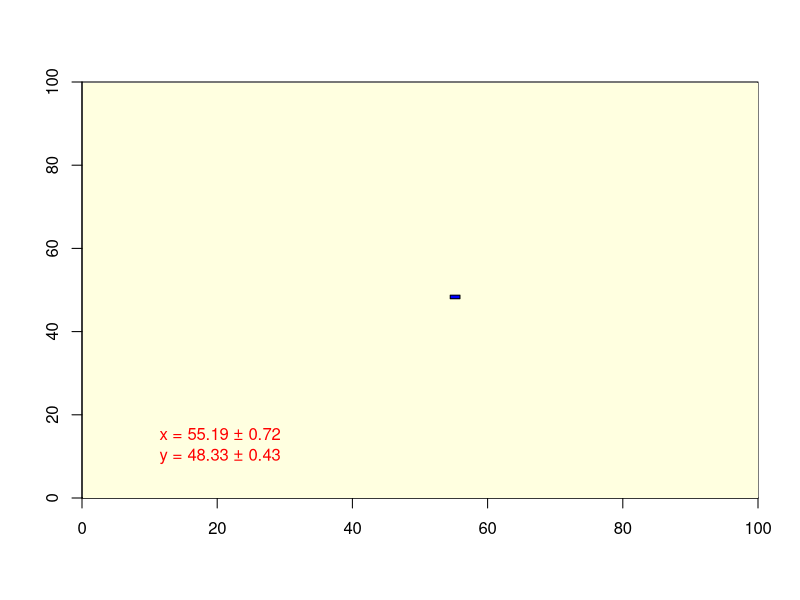
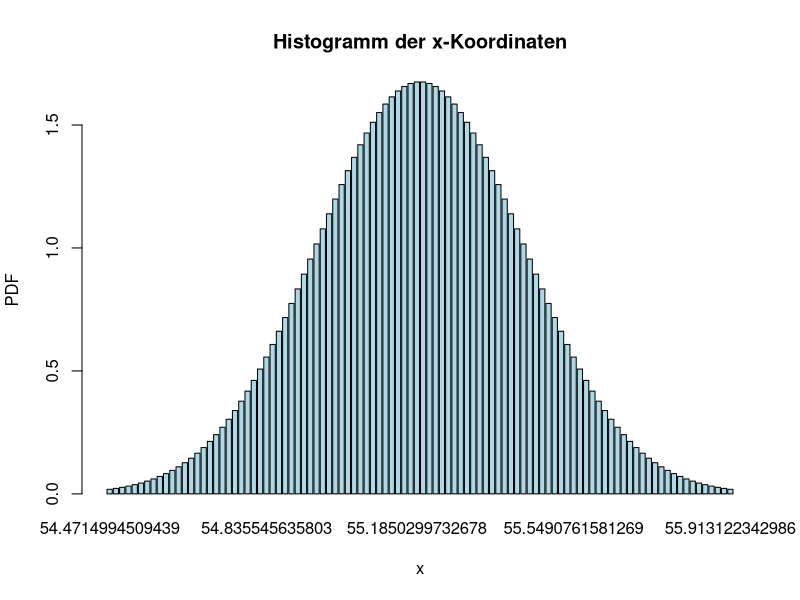
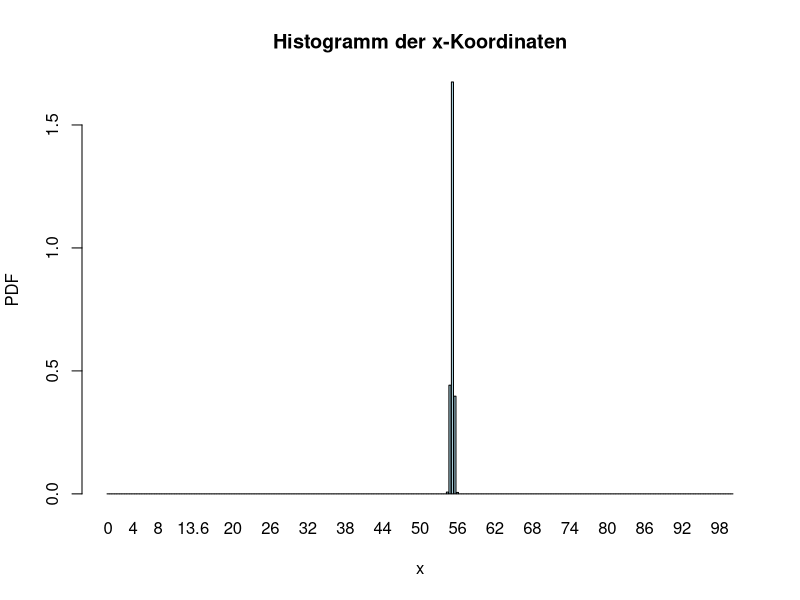
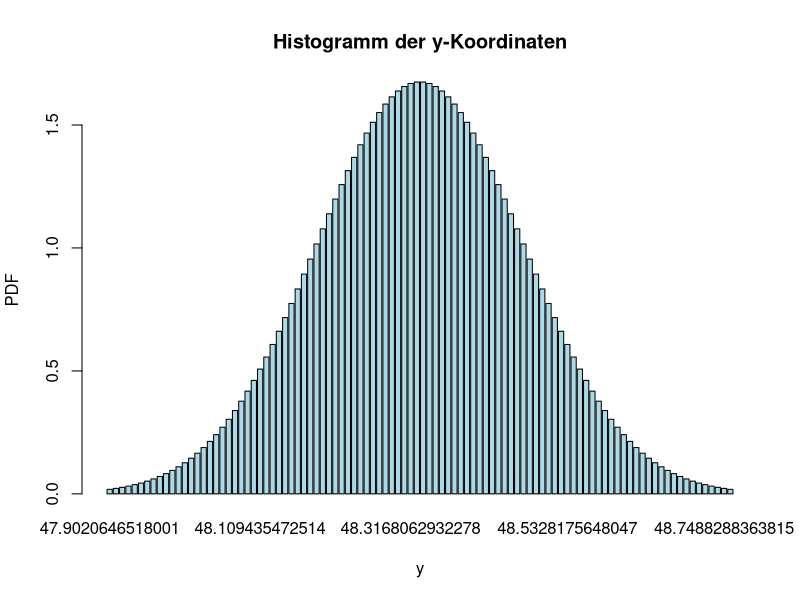
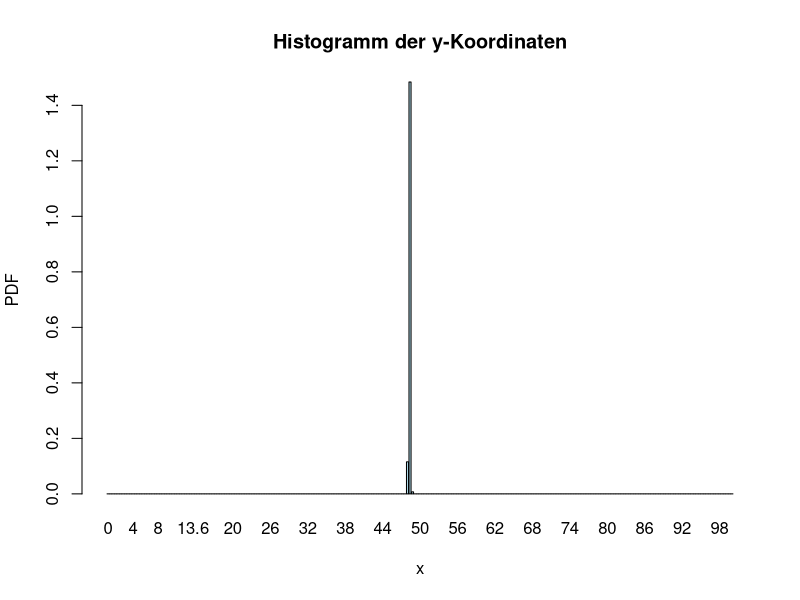
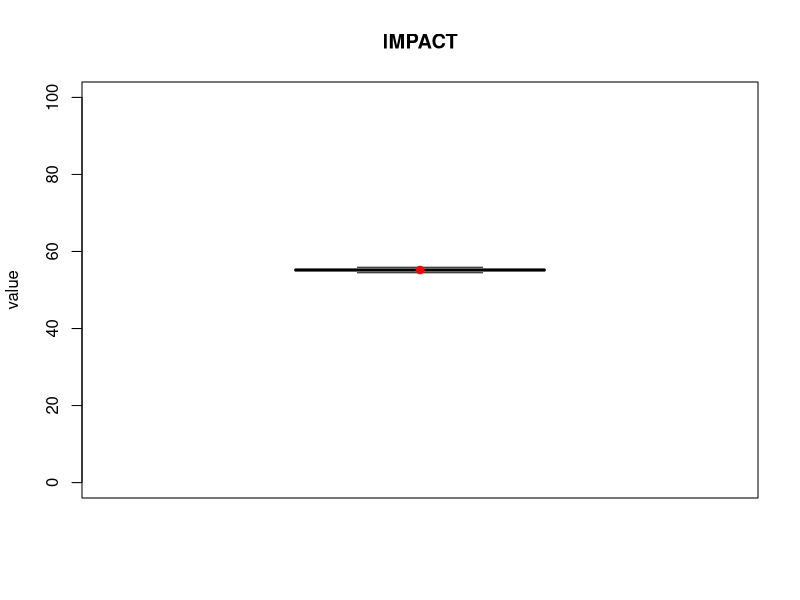
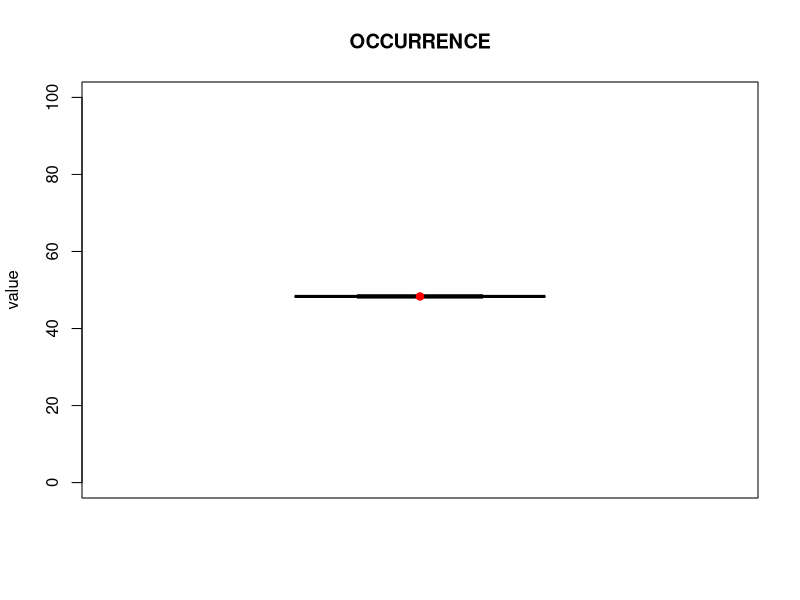

Write R code to recreate these figures, in order. (Note: this script raises an error after producing the figures.)
library(plotrix)
library(dplyr)
library(ggplot2)
library(grid)
library(RColorBrewer)


answerstable <- read.csv(file = 'myapp/data/RQ1_corrected_scaled.csv', header=TRUE) #importiere das answers file

dfall <- answerstable %>% filter(QUES2SURV_METHOD == "classic" & ANS2SURV_ANSWERED == 1)
scenarios <- as.data.frame(table(dfall$QUES_ID))
numberscenarios  <- nrow(scenarios)

dfcalc <- data.frame(Index = character(), x = numeric(), x_3xsigma = numeric(), x_min = numeric(), x_max = numeric(), y = numeric(), y_3xsigma = numeric(), y_min = numeric(), y_max = numeric())


for (anz in 1:1){#numberscenarios) {
  actualscenario =as.vector(scenarios[anz,1])
  scen_text <- (paste0("Scenario", actualscenario))
  scentext <- (paste0("", actualscenario))
  print (scentext)
  Daten <- answerstable %>% filter(QUES2SURV_METHOD == "classic" & ANS2SURV_ANSWERED == 1 & QUES_ID == actualscenario)  
  numberofanswers <- nrow(Daten)  
 
# Hinzufügen vom mü und sigma (Artikel Seite 94, Formel (1):

Daten[,"x_mü"] <- (Daten[,"scaled_X1"]+Daten[,"scaled_X2"])/2
Daten[,"x_sigma"] <- (Daten[,"scaled_X2"]-Daten[,"scaled_X1"])/6   # korrigierte Formel
Daten[,"y_mü"] <- (Daten[,"scaled_Y1"]+Daten[,"scaled_Y2"])/2
Daten[,"y_sigma"] <- (Daten[,"scaled_Y2"]-Daten[,"scaled_Y1"])/6   # korrigierte Formel



# Pooling nach dem Algorithmus

# Anzahl an Probanden: 
N <- length(Daten[,1])


# Anzahl an Pooling-Iterationen:
p.max <- 10000

# Wert für delta-Abbruchkriterium und epsilon
delta <- 0.0001
epsilon <- 1 # (vgl. Seite 96, Abschnitt B)

# Vorinitialisierung
M <- Daten[,"x_mü"]
S <- Daten[,"x_sigma"]
p.Abbruch <- NA
Weights <- diag(rep(1,N))


# Zum Testen:
#M <- c(0.26,0.255,0.43,0.315)
#S <- c(0.03333333333333333333,0.0183333333333333333,0.03333333333333333,0.028333333333333333)
#N <- 4
#Weights <- diag(rep(1,N))

# Start der for-Schleife
S.0 <- S
for(p in 1:p.max){
  if( max(abs(M - M[1]), na.rm = TRUE) > delta ){
  #if( max(abs(M-M[1])) > delta ){  # falls das Abbruchkriterium noch nicht erfüllt ist
    
    c.L <- list()
    S.alt <- S
    for(j in 1:N){
      
      c.j <- 1/(epsilon+abs(M-M[j]))
      c.j <- c.j/sum(c.j)    # Normalisierung, dass die Summe der c.j-Gewichte gleich 1 ist (Korrektur eines weiteren Fehlers im Artikel)
      
      S[j] <- sqrt(1/(N*sum(c.j/S.alt^2)))      # Update von Sigma für den Probanden j
      M[j] <- S[j]^2 * N * sum(M*c.j/S.alt^2)   # Update von mü für den Probanden j
      
      c.L[[j]] <- c.j    # wird unten gebraucht, daher Abspeichern als Liste
      
    }
    
    Weights.Matrix <- matrix(NA,ncol=N,nrow=N)
    for(j in 1:N){
      c.j <- c.L[[j]]   # aus der Liste der c.j-Koeffizienten
      for(k in 1:N){
        Weights.Matrix[j,k] <- S[j]^2 * N * c.j[k]/S.alt[k]^2
      }
    }
    Weights <- Weights.Matrix%*%Weights  
    S <- sqrt(S^2/sum(S^2))
    
    p.Abbruch <- p
    
  }
}
p_x <- p.Abbruch
M_x <- M
s1_x <-  sqrt(sum(S.0^2*Weights[1,]^2))
sigma3_x <-  3*(sqrt(sum(S.0^2*Weights[1,]^2)))
Weights_x <- Weights

rm(Weights)

p.Abbruch <- NA
Weights <- diag(rep(1,N))
M <- Daten[,"y_mü"]
S <- Daten[,"y_sigma"]


# Zum Testen:
#M <- c(0.26,0.255,0.43,0.315)
#S <- c(0.03333333333333333333,0.0183333333333333333,0.03333333333333333,0.028333333333333333)
#N <- 4
#Weights <- diag(rep(1,N))

# Start der for-Schleife
S.0 <- S
for(p in 1:p.max){
  if( max(abs(M - M[1]), na.rm = TRUE) > delta ){
  #if( max(abs(M-M[1])) > delta ){  # falls das Abbruchkriterium noch nicht erfüllt ist
    
    c.L <- list()
    S.alt <- S
    for(j in 1:N){
      
      #if(is.na(S[j]) || is.na(S.alt[k]) || is.na(c.j[k]) || S[j] == 0 || S.alt[k] == 0 || c.j[k] == 0){
      #  next  # überspringt den aktuellen Durchlauf der Schleife
      #}
       
      
      c.j <- 1/(epsilon+abs(M-M[j]))
      c.j <- c.j/sum(c.j)    # Normalisierung, dass die Summe der c.j-Gewichte gleich 1 ist (Korrektur eines weiteren Fehlers im Artikel)
      
      S[j] <- sqrt(1/(N*sum(c.j/S.alt^2)))      # Update von Sigma für den Probanden j
      M[j] <- S[j]^2 * N * sum(M*c.j/S.alt^2)   # Update von mü für den Probanden j
      
      c.L[[j]] <- c.j    # wird unten gebraucht, daher Abspeichern als Liste
      
    }
    
    Weights.Matrix <- matrix(NA,ncol=N,nrow=N)
    for(j in 1:N){
      c.j <- c.L[[j]]   # aus der Liste der c.j-Koeffizienten
      for(k in 1:N){
        #if(j > length(c.L)){
        #  next  # überspringt den aktuellen Durchlauf der Schleife
        #}
        Weights.Matrix[j,k] <- S[j]^2 * N * c.j[k]/S.alt[k]^2
      }
    }
    Weights <- Weights.Matrix%*%Weights  
    S <- sqrt(S^2/sum(S^2))
    
    p.Abbruch <- p
    
  }
}
p_y <- p.Abbruch
M_y <- M
s1_y <-  sqrt(sum(S.0^2*Weights[1,]^2))
sigma3_y <-  3*(sqrt(sum(S.0^2*Weights[1,]^2)))
Weights_y <- Weights
rm(Weights)
#colnames(df) <- c("Index", "x", "x_3xSigma", "x_min", "x_max", "y", "y_3xSigma", "y_min", "y_max")
dfcalc <- rbind(dfcalc,data.frame(Index = actualscenario, x = M_x[1], x_3xsigma = sigma3_x, x_min=(M_x[1]-sigma3_x), x_max=(M_x[1]+sigma3_x), y = M_y[1], y_3xsigma = sigma3_y, y_min=(M_y[1]-sigma3_y), y_max=(M_y[1]+sigma3_y)))
print (dfcalc)
actualscenario = as.vector(scenarios[anz,1])
print (anz)
print (actualscenario)
scentext <- (paste0("", actualscenario))
filetitle <- (paste0("myapp/pictures/21_pooling_wachter/",scentext,".png"))


plot(x = 0, y = 0, type = "n", xlim = c(0, 100), ylim = c(0, 100), xlab = "", ylab = "", xaxs = "i", yaxs = "i")
rect(0.2, 0.05, 100, 99.8, col = "lightyellow", border = NA)
#axis(1)
#axis(2)
#box()

#plot(1, 1, type = "n", xlim = c(0, 100), ylim = c(0, 100), xlab = "", ylab = "", asp = 1,panel.first = rect(0, 0, 100, 100, col = "lightyellow"), xaxs = "i", yaxs = "i")



# Rechteck mit den gegebenen Koordinaten
rect(xleft = dfcalc[anz,4], ybottom = dfcalc[anz,8], xright = dfcalc[anz,5], ytop = dfcalc[anz,9], col = "blue")
x_label <- (paste0("x = ",round(dfcalc[anz,2], digits = 2), " ± ", round(dfcalc[anz,3], digits = 2)))
y_label <- (paste0("y = ",round(dfcalc[anz,6], digits = 2), " ± ", round(dfcalc[anz,7], digits = 2)))

text(x = 10, y = 15, labels = x_label, col = "red", cex = 1, font = 1, pos = 4)
text(x = 10, y = 10, labels = y_label, col = "red", cex = 1, font = 1, pos = 4)

#####

mean_x <- dfcalc[anz, "x"]
sd_x <- dfcalc[anz, "x_3xsigma"] / 3

mean_y <- dfcalc[anz, "y"]
sd_y <- dfcalc[anz, "y_3xsigma"] / 3


# Werte für die x-Achse generieren
x <- seq(mean_x - 3 * sd_x, mean_x + 3 * sd_x, length = 100)

# PDF für die x-Koordinaten 
pdf_x <- dnorm(x, mean = mean_x, sd = sd_x)*(6*sd_x/length(x))*numberofanswers

print (numberofanswers)
print (sum(pdf_x))

# Werte für die y-Achse generieren
y <- seq(mean_y - 3 * sd_y, mean_y + 3 * sd_y, length = 100)

# PDF für die y-Koordinaten berechnen
pdf_y <- dnorm(y, mean = mean_y, sd = sd_y)*(6*sd_y/length(y))*numberofanswers

#



# Histogramm für x-Koordinaten
barplot(pdf_x, names.arg = x, col = "lightblue", border = "black", xlab = "x", ylab = "PDF",main = "Histogramm der x-Koordinaten")

#x_scale <- seq(0, 100, length = 100)
x_scale <- seq(0, 100, by = 0.4)
pdf_x_scale <- dnorm(x_scale, mean = mean_x, sd = sd_x)*(6*sd_x/length(x))*numberofanswers
barplot(pdf_x_scale, names.arg = x_scale, col = "lightblue", border = "black", xlab = "x", ylab = "PDF",main = "Histogramm der x-Koordinaten")

# Histogramm für y-Koordinaten
barplot(pdf_y, names.arg = y, col = "lightblue", border = "black", xlab = "y", ylab = "PDF", main = "Histogramm der y-Koordinaten")

#y_scale <- seq(0, 100, length = 100)
y_scale <- seq(0, 100, by = 0.4)
pdf_y_scale <- dnorm(y_scale, mean = mean_y, sd = sd_y)*(6*sd_y/length(y))*numberofanswers
barplot(pdf_y_scale, names.arg = y_scale, col = "lightblue", border = "black", xlab = "x", ylab = "PDF",main = "Histogramm der y-Koordinaten")



# Berechnung von Median, erstes Quartil, drittes Quartil und Interquartilrange für x-Koordinaten
median_x <- mean_x
q1_x <- qnorm(0.25,mean_x,sd_x)
q3_x <- qnorm(0.75,mean_x,sd_x)
iqr_x <- q3_x - q1_x
minimum_x <- mean_x - 3 * sd_x
maximum_x <- mean_x + 3 * sd_x


# Berechnung von Median, erstes Quartil, drittes Quartil und Interquartilrange für y-Koordinaten
median_y <- mean_y
q1_y <- qnorm(0.25,mean_y,sd_y)
q3_y <- qnorm(0.75,mean_y,sd_y)
iqr_y <- q3_y - q1_y
minimum_y <- mean_y - 3 * sd_y
maximum_y <- mean_y + 3 * sd_y

# Ausgabe der Ergebnisse
print("x-Koordinaten:")
print(paste("Mittelwert:", mean_x))
print(paste("Median:", median_x))
print(paste("Standardabweichung:", sd_x))
print(paste("Erstes Quartil:", q1_x))
print(paste("Drittes Quartil:", q3_x))
print(paste("Interquartilrange:", iqr_x))

print("y-Koordinaten:")
print(paste("Mittelwert:", mean_y))
print(paste("Median:", median_y))
print(paste("Standardabweichung:", sd_y))
print(paste("Erstes Quartil:", q1_y))
print(paste("Drittes Quartil:", q3_y))
print(paste("Interquartilrange:", iqr_y))


boxplot_stats_x <- list(stats = matrix(c(minimum_x, q1_x, median_x, q3_x, maximum_x), nrow=5), n=1)
boxplot_stats_y <- list(stats = matrix(c(minimum_y, q1_y, median_y, q3_y, maximum_y), nrow=5), n=1)

directory <- "myapp/pictures/21_wachter_boxplots"
filename <- paste("boxplot_IMPACT_",actualscenario,".png", sep = "")
# Kompletten Dateipfad erstellen
filepath_boxplot <- file.path(directory, filename)

png(filepath_boxplot, width = 200, height = 500)
bxp(boxplot_stats_x, main = "IMPACT", ylab = "value", ylim = c(0, 100))
points(mean_x, col = "red", pch = 19)
dev.off() 

filename <- paste("boxplot_OCCURRENCE_",actualscenario,".png", sep = "")
# Kompletten Dateipfad erstellen
filepath_boxplot <- file.path(directory, filename)


png(filepath_boxplot, width = 200, height = 500)
bxp(boxplot_stats_y, main = "OCCURRENCE", ylab = "value", ylim = c(0, 100))
points(mean_y, col = "red", pch = 19)
dev.off() 


# Funktion um die Werte in einer .tex Datei zu speichern
save_to_latex <- function(actualscenario, filename, mean_x, median_x, sd_x, q1_x, q3_x, iqr_x, mean_y, median_y, sd_y, q1_y, q3_y, iqr_y) {
  sink(filename)
  actualscenario <- gsub(" ", "", actualscenario)
  
  cat(paste("\\expandafter\\newcommand\\csname meanX",actualscenario,"\\endcsname{",round(mean_x, digits = 3), "}\n", sep=""))
  cat(paste("\\expandafter\\newcommand\\csname medianX",actualscenario,"\\endcsname{",round(median_x, digits = 3), "}\n", sep=""))
  cat(paste("\\expandafter\\newcommand\\csname sdX",actualscenario,"\\endcsname{",round(sd_x, digits = 3), "}\n", sep=""))
  cat(paste("\\expandafter\\newcommand\\csname qoneX",actualscenario,"\\endcsname{",round(q1_x, digits = 3), "}\n", sep=""))
  cat(paste("\\expandafter\\newcommand\\csname qthreeX",actualscenario,"\\endcsname{",round(q3_x, digits = 3), "}\n", sep=""))
  cat(paste("\\expandafter\\newcommand\\csname iqrX",actualscenario,"\\endcsname{",round(iqr_x, digits = 3), "}\n", sep=""))
  cat(paste("\\expandafter\\newcommand\\csname meanY",actualscenario,"\\endcsname{",round(mean_y, digits = 3), "}\n", sep=""))
  cat(paste("\\expandafter\\newcommand\\csname medianY",actualscenario,"\\endcsname{",round(median_y, digits = 3), "}\n", sep=""))
  cat(paste("\\expandafter\\newcommand\\csname sdY",actualscenario,"\\endcsname{",round(sd_y, digits = 3), "}\n", sep=""))
  cat(paste("\\expandafter\\newcommand\\csname qoneY",actualscenario,"\\endcsname{",round(q1_y, digits = 3), "}\n", sep=""))
  cat(paste("\\expandafter\\newcommand\\csname qthreeY",actualscenario,"\\endcsname{",round(q3_y, digits = 3), "}\n", sep=""))
  cat(paste("\\expandafter\\newcommand\\csname iqrY",actualscenario,"\\endcsname{",round(iqr_y, digits = 3), "}\n", sep=""))
  
  sink()
}



scenfile <- (paste0("myapp/tex/21_scattering_pooling_wachter/",scen_text,".tex")) 

# Zusammenbauen des vollständigen Pfads

# Aufrufen der Funktion, um die Werte in einer .tex Datei zu speichern
save_to_latex(actualscenario,scenfile, mean_x, median_x,sd_x, q1_x, q3_x, iqr_x, mean_y, median_y,sd_y, q1_y, q3_y, iqr_y)


}

